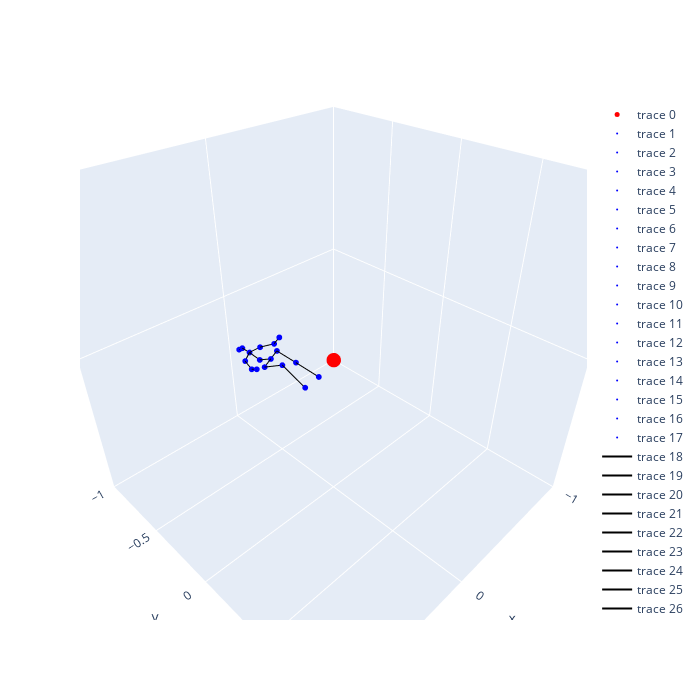

Here is the notebook cell this chart was saved with:
### Code cell
pos = copy.deepcopy(h36m_3d)
points_h36m_3d = array2dict(pos, h36m_keypoints)
interact(draw_skeleton(points_h36m_3d, h36m_connections))

### Figure 1 — Plotly figure (JSON) as saved in the notebook; plotly's stock layout.template omitted (floating-point values rounded to 4 significant figures)
{"data": [{"marker": {"color": "red", "size": 5}, "mode": "markers", "type": "scatter3d", "x": [0], "y": [0], "z": [0]}, {"marker": {"color": "blue", "size": 2}, "mode": "markers", "type": "scatter3d", "x": [0.2378], "y": [-0.253], "z": [0]}, {"marker": {"color": "blue", "size": 2}, "mode": "markers", "type": "scatter3d", "x": [0.2911], "y": [-0.2452], "z": [-0.02484]}, {"marker": {"color": "blue", "size": 2}, "mode": "markers", "type": "scatter3d", "x": [0.3001], "y": [-0.07978], "z": [0.0772]}, {"marker": {"color": "blue", "size": 2}, "mode": "markers", "type": "scatter3d", "x": [0.3118], "y": [0.107], "z": [0.03655]}, {"marker": {"color": "blue", "size": 2}, "mode": "markers", "type": "scatter3d", "x": [0.1857], "y": [-0.2606], "z": [0.02484]}, {"marker": {"color": "blue", "size": 2}, "mode": "markers", "type": "scatter3d", "x": [0.2099], "y": [-0.07463], "z": [0.05067]}, {"marker": {"color": "blue", "size": 2}, "mode": "markers", "type": "scatter3d", "x": [0.223], "y": [0.1153], "z": [0.06259]}, {"marker": {"color": "blue", "size": 2}, "mode": "markers", "type": "scatter3d", "x": [0.2435], "y": [-0.3475], "z": [-0.05111]}, {"marker": {"color": "blue", "size": 2}, "mode": "markers", "type": "scatter3d", "x": [0.2275], "y": [-0.4612], "z": [-0.06335]}, {"marker": {"color": "blue", "size": 2}, "mode": "markers", "type": "scatter3d", "x": [0.2437], "y": [-0.5048], "z": [-0.04625]}, {"marker": {"color": "blue", "size": 2}, "mode": "markers", "type": "scatter3d", "x": [0.2366], "y": [-0.5483], "z": [-0.08058]}, {"marker": {"color": "blue", "size": 2}, "mode": "markers", "type": "scatter3d", "x": [0.1792], "y": [-0.4207], "z": [-0.03018]}, {"marker": {"color": "blue", "size": 2}, "mode": "markers", "type": "scatter3d", "x": [0.1613], "y": [-0.3112], "z": [0.03668]}, {"marker": {"color": "blue", "size": 2}, "mode": "markers", "type": "scatter3d", "x": [0.1797], "y": [-0.2397], "z": [0.1213]}, {"marker": {"color": "blue", "size": 2}, "mode": "markers", "type": "scatter3d", "x": [0.2846], "y": [-0.431], "z": [-0.08028]}, {"marker": {"color": "blue", "size": 2}, "mode": "markers", "type": "scatter3d", "x": [0.3286], "y": [-0.3151], "z": [-0.05621]}, {"marker": {"color": "blue", "size": 2}, "mode": "markers", "type": "scatter3d", "x": [0.3594], "y": [-0.2263], "z": [0.005461]}, {"line": {"color": "black"}, "mode": "lines", "type": "scatter3d", "x": [0.2378, 0.2911], "y": [-0.253, -0.2452], "z": [0, -0.02484]}, {"line": {"color": "black"}, "mode": "lines", "type": "scatter3d", "x": [0.2378, 0.1857], "y": [-0.253, -0.2606], "z": [0, 0.02484]}, {"line": {"color": "black"}, "mode": "lines", "type": "scatter3d", "x": [0.2378, 0.2435], "y": [-0.253, -0.3475], "z": [0, -0.05111]}, {"line": {"color": "black"}, "mode": "lines", "type": "scatter3d", "x": [0.2911, 0.3001], "y": [-0.2452, -0.07978], "z": [-0.02484, 0.0772]}, {"line": {"color": "black"}, "mode": "lines", "type": "scatter3d", "x": [0.3001, 0.3118], "y": [-0.07978, 0.107], "z": [0.0772, 0.03655]}, {"line": {"color": "black"}, "mode": "lines", "type": "scatter3d", "x": [0.1857, 0.2099], "y": [-0.2606, -0.07463], "z": [0.02484, 0.05067]}, {"line": {"color": "black"}, "mode": "lines", "type": "scatter3d", "x": [0.2099, 0.223], "y": [-0.07463, 0.1153], "z": [0.05067, 0.06259]}, {"line": {"color": "black"}, "mode": "lines", "type": "scatter3d", "x": [0.2435, 0.2275], "y": [-0.3475, -0.4612], "z": [-0.05111, -0.06335]}, {"line": {"color": "black"}, "mode": "lines", "type": "scatter3d", "x": [0.2275, 0.2437], "y": [-0.4612, -0.5048], "z": [-0.06335, -0.04625]}, {"line": {"color": "black"}, "mode": "lines", "type": "scatter3d", "x": [0.2437, 0.2366], "y": [-0.5048, -0.5483], "z": [-0.04625, -0.08058]}, {"line": {"color": "black"}, "mode": "lines", "type": "scatter3d", "x": [0.2275, 0.2846], "y": [-0.4612, -0.431], "z": [-0.06335, -0.08028]}, {"line": {"color": "black"}, "mode": "lines", "type": "scatter3d", "x": [0.2846, 0.3286], "y": [-0.431, -0.3151], "z": [-0.08028, -0.05621]}, {"line": {"color": "black"}, "mode": "lines", "type": "scatter3d", "x": [0.3286, 0.3594], "y": [-0.3151, -0.2263], "z": [-0.05621, 0.005461]}, {"line": {"color": "black"}, "mode": "lines", "type": "scatter3d", "x": [0.2275, 0.1792], "y": [-0.4612, -0.4207], "z": [-0.06335, -0.03018]}, {"line": {"color": "black"}, "mode": "lines", "type": "scatter3d", "x": [0.1792, 0.1613], "y": [-0.4207, -0.3112], "z": [-0.03018, 0.03668]}, {"line": {"color": "black"}, "mode": "lines", "type": "scatter3d", "x": [0.1613, 0.1797], "y": [-0.3112, -0.2397], "z": [0.03668, 0.1213]}], "layout": {"autosize": false, "height": 700, "scene": {"aspectratio": {"x": 1, "y": 1, "z": 1}, "camera": {"eye": {"x": 1, "y": 1, "z": 1}}, "xaxis": {"range": [-1, 1]}, "yaxis": {"range": [-1, 1]}, "zaxis": {"range": [-1, 1]}}, "width": 700}}
